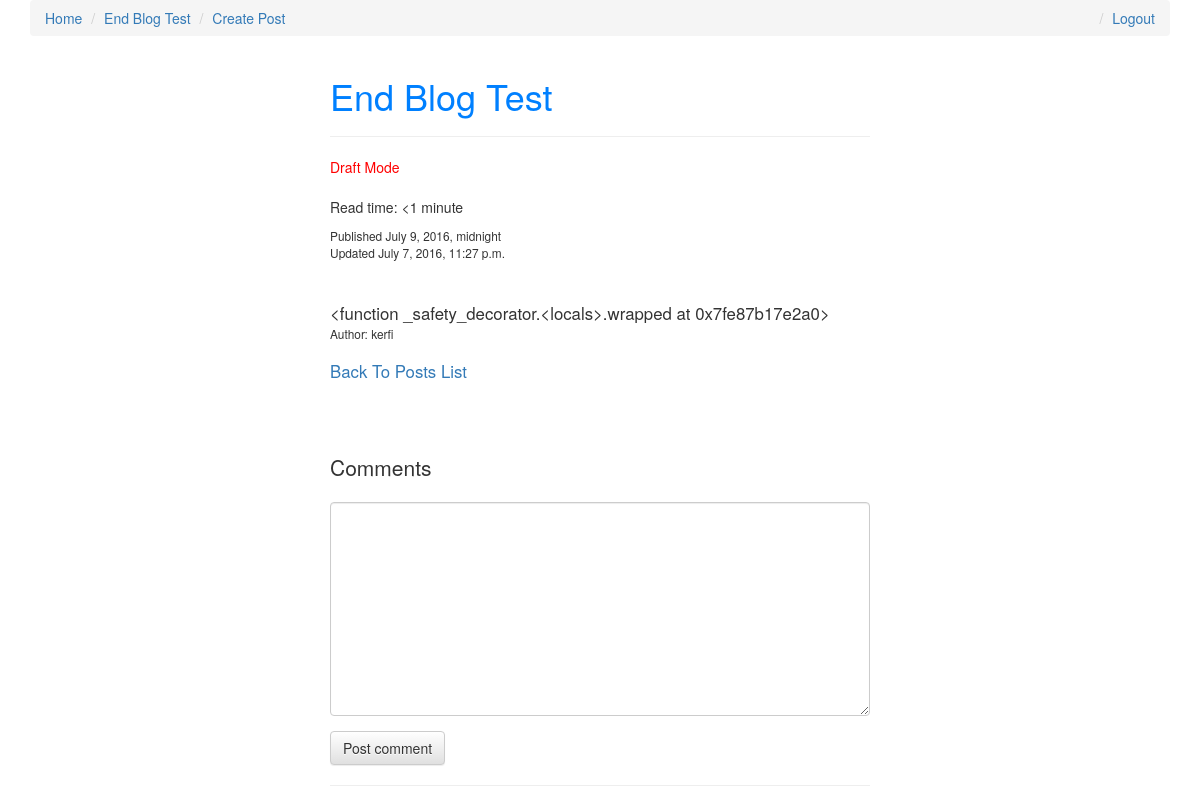
The app's page /end-blog-test/ (signed in) with its own data.
### posts/models.py (models this page shows, shortened)
class Post(models.Model):
    user = models.ForeignKey(settings.AUTH_USER_MODEL, default=1)
    title = models.CharField(max_length=120)
    slug = models.SlugField(unique=True)
    image = models.ImageField(upload_to=upload_location,
                              null=True, blank=True,
                              height_field='height_field',
                              width_field='width_field')
    height_field = models.IntegerField(default=0)
    width_field = models.IntegerField(default=0)
    content = models.TextField()
    draft = models.BooleanField(default=False)
    publish = models.DateTimeField(auto_now=False, auto_now_add=False)
    read_time = models.IntegerField(default=0)
    updated = models.DateTimeField(auto_now=True, auto_now_add=False)
    timestamp = models.DateTimeField(auto_now=False, auto_now_add=True)
    def get_absolute_url(self):
        return reverse('detail', kwargs={'slug': self.slug})
    class Meta:
        ordering = ['-timestamp', '-updated']
    def get_markdown(self):  # get_html - much better to create api than working with template_tags
        content = self.content
        markdown_text = markdown(content)
        return mark_safe(markdown_text)
    @property
    def comments(self):
        instance = self
        queryset = Comment.objects.filter_by_instance(instance)
        return queryset
    @property
    def get_content_type(self):
        instance = self
        content_type = ContentType.objects.get_for_model(instance.__class__)
        return content_type

### posts/views.py (the view, shortened to what this page needs)
# urls.py: url(r'^(?P<slug>[\w-]+)/$', post_detail, name='detail'),  # (?P<id>\d+) <- d -- digits
def post_detail(request, slug=None):
    today = timezone.now()
    instance = get_object_or_404(Post, slug=slug)
    if instance.draft or instance.publish > timezone.now():
        if not request.user.is_staff or not request.user.is_superuser:
            raise Http404("You have no permission!")
    print(get_read_time(instance.get_markdown()))
    initial_data = {
        'content_type': instance.get_content_type,
        'object_id': instance.id,
    }
    comment_form = CommentForm(request.POST or None, initial=initial_data)
    comments = instance.comments
    context = {
        'title': instance.title,
        'instance': instance,
        'today': today,
        'comments': comments,
        'comment_form': comment_form,
    }
    return render(request, "posts/post_detail.html", context)

### comments/forms.py
class CommentForm(forms.Form):
    content_type = forms.CharField(widget=forms.HiddenInput)
    object_id = forms.IntegerField(widget=forms.HiddenInput)
    content = forms.CharField(label="", widget=forms.Textarea)

### comments/models.py (called while the page is built)
    def filter_by_instance(self, instance):
        content_type = ContentType.objects.get_for_model(instance.__class__)  # (Post)
        obj_id = instance.id
        queryset = super(CommentManager, self).filter(content_type=content_type, object_id=obj_id).filter(parent=None)
        return queryset

### posts/utils.py (called while the page is built)
def count_words(html_string):
    word_string = strip_tags(html_string)
    matching_words = re.findall(r'\w+', word_string)
    count = len(matching_words)
    return count

def get_read_time(html_string):
    count = count_words(html_string)
    read_time_min = math.ceil(count/200)  # 200 wpm reading
    return int(read_time_min)

### posts/templates/posts/post_detail.html (shortened to what this page needs)
{% extends 'posts/base.html' %}
{% load crispy_forms_tags %}
{% block post_detail_link %}
<li><a href="{{ instance.get_absolute_url }}">{{ instance.title }}</a></li>
{% endblock %}
{% block content %}
<div class='col-sm-6 col-sm-offset-3'>
<h1>{{ title }}</h1>
    <hr/>
    {% if instance.draft %}<span style="color:red">Draft Mode</span>{% endif %}<br/>
    {% if instance.publish > today %}<span style="color:red">Future Post</span>{% endif %}<br/>
    <p>Read time:{% if instance.read_time <= 1 %} <1 minute {% else %} {{ instance.read_time }} minutes {% endif %}</p>
    <small>Published {{ instance.publish }}<br/> Updated {{ instance.updated }}<br/></small></br></br>
<div class="post-detail-item">
<big>{{ instance.get_markdown }}<br/></big>
</div>
<small>
    {% if instance.user %}
    <p1>Author: {{ instance.user }}</p1><br/><br/>
    {% endif %}
    </small>
    <a href='/'>
<big>Back To Posts List</big>
</a> <br/>
<p>
<br/><br/><br/>
    <div>
        <p class="lead">Comments</p>
        {% if request.user.is_authenticated %}
        <form method="POST" action="."> {% csrf_token %}
            {{ comment_form|crispy }}
            <input type="submit" value="Post comment" class="btn btn-default">
        </form>
        {% else %}
        <p>You must login to comment.</p>
        {% endif %}
        <hr/>
    </div>
</div>
{% endblock content %}

### static/css/base.css (style rules this page uses)
h1 { color: #0080ff; }

### records on screen
Post: title "End Blog Test", publish "July 9, 2016, midnight", updated "July 7, 2016, 11:27 p.m.", get_markdown "<function _safety_decorator.<locals>.wrapped at 0x7fe87b17e2a0>", user "kerfi"
